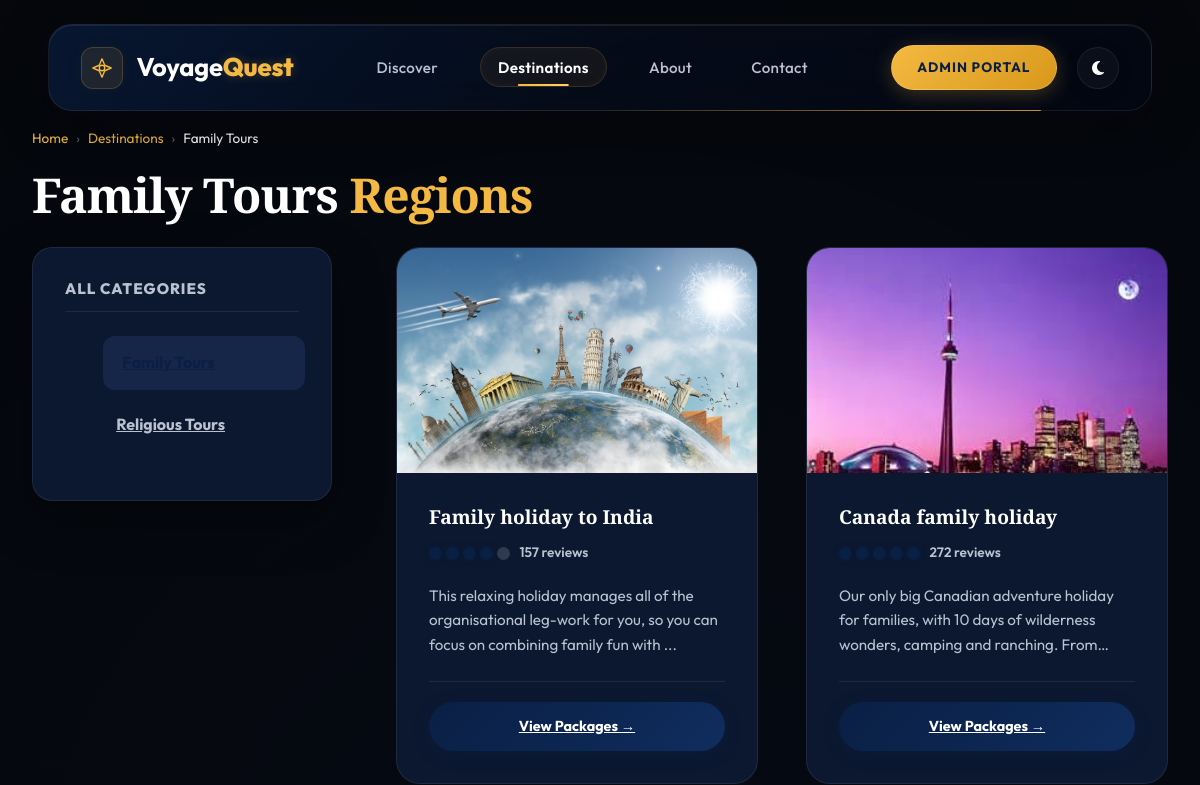
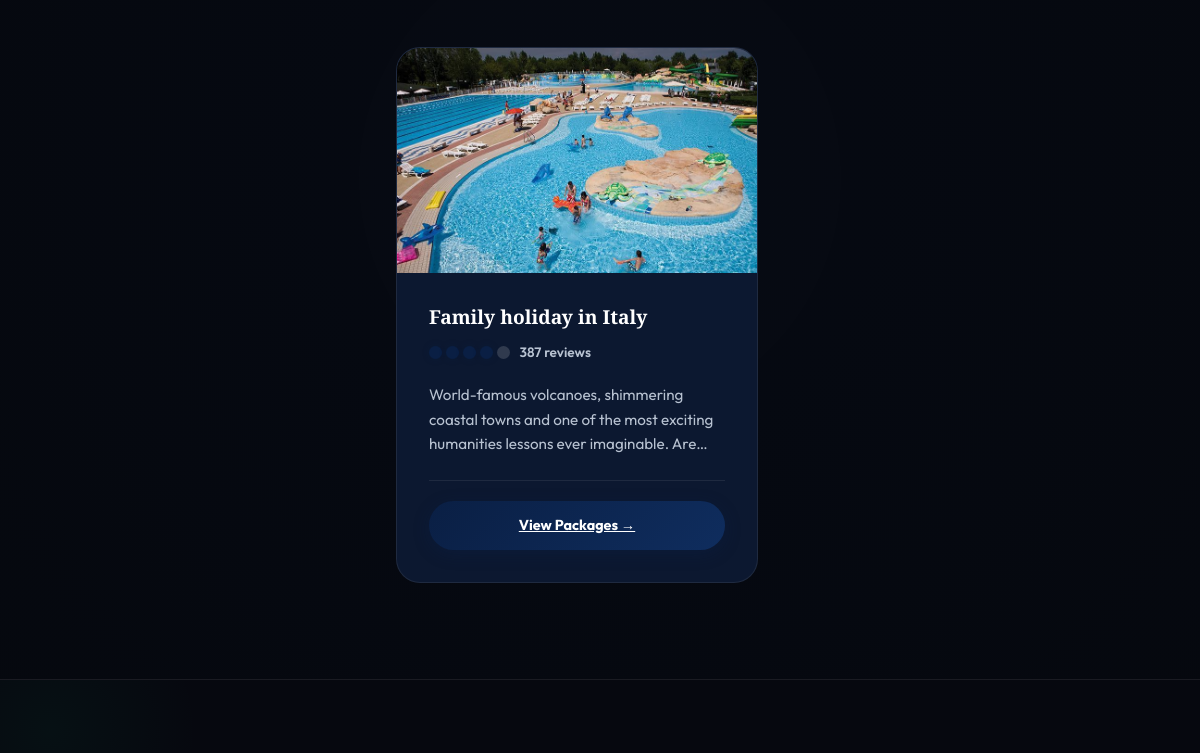
The page /subcat.php?catid=1 (upper part) on the database as committed earlier (2 pictures, top to bottom).
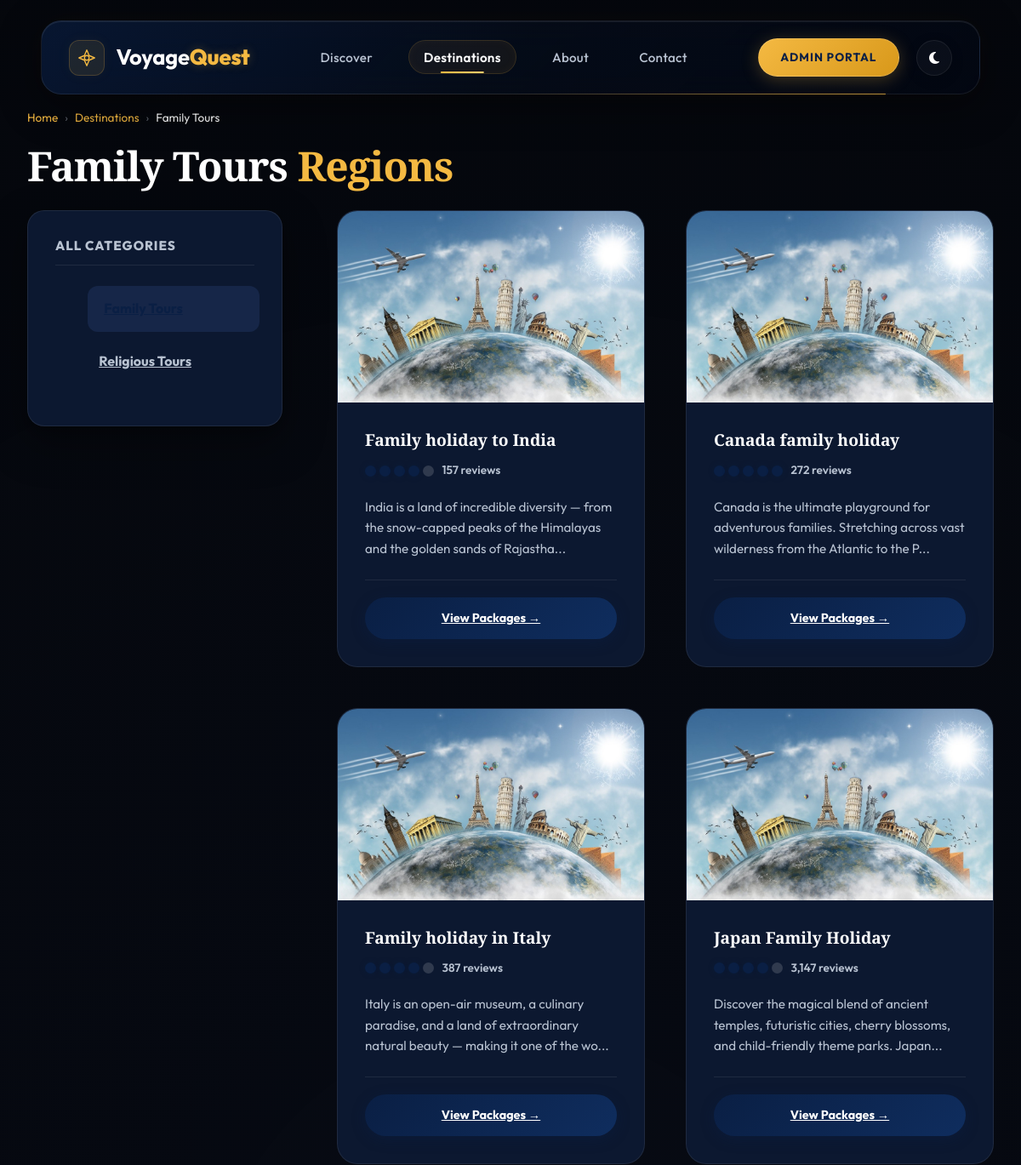
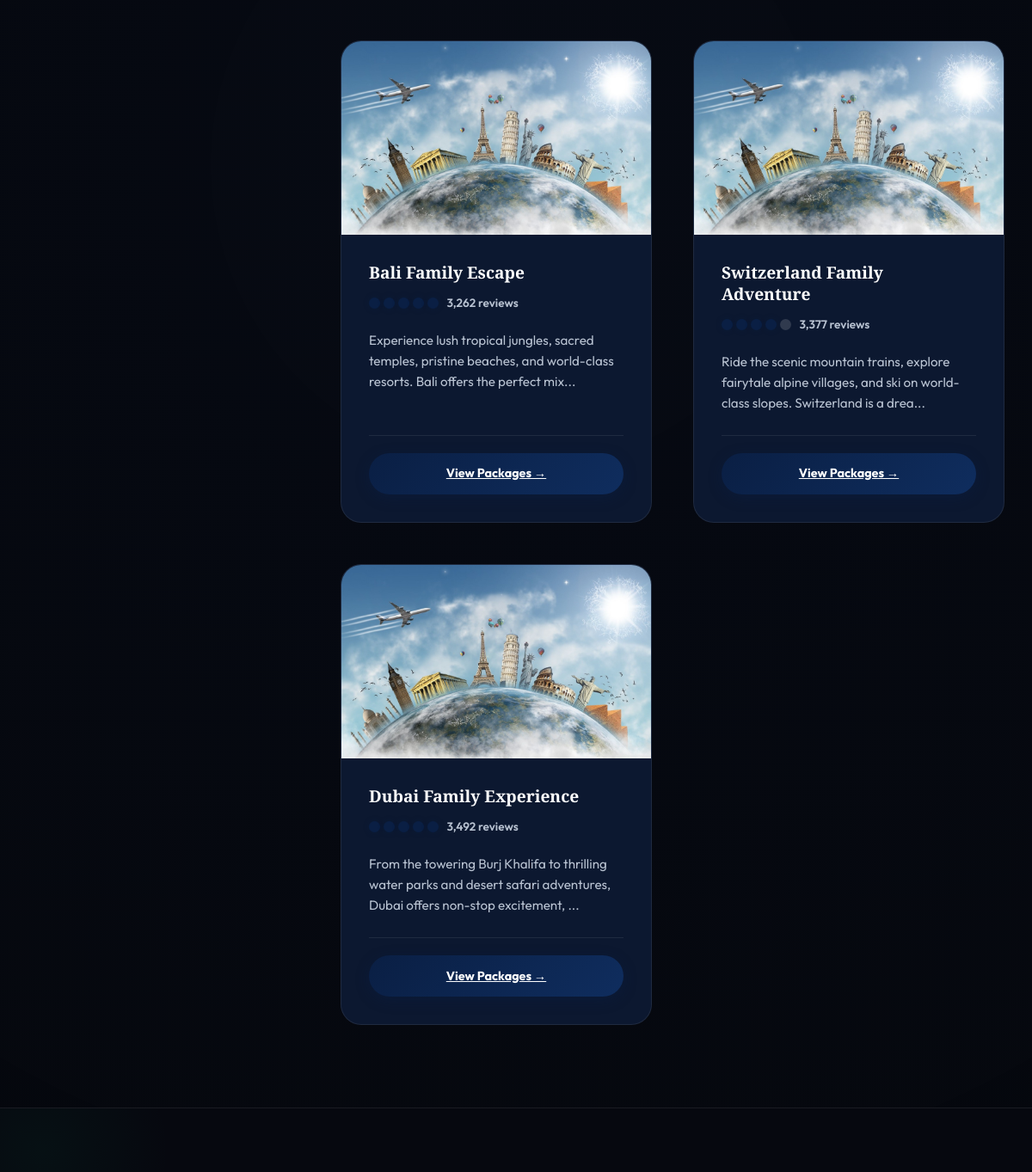
The same page on the database as committed later (2 pictures, top to bottom).
### tables this page shows
CREATE TABLE `category` (
  `Cat_id` int(100) NOT NULL AUTO_INCREMENT,
  `Cat_name` varchar(2000) NOT NULL,
  PRIMARY KEY (`Cat_id`)
);

CREATE TABLE `subcategory` (
  `Subcatid` int(200) NOT NULL AUTO_INCREMENT,
  `Subcatname` varchar(1000) NOT NULL,
  `Catid` int(200) NOT NULL,
  `Pic` varchar(8000) NOT NULL,
  `Detail` varchar(8000) NOT NULL,
  PRIMARY KEY (`Subcatid`)
);

### function.php (called while the page is built, shortened)
<?php
function h($string) {
    return htmlspecialchars($string ?? '', ENT_QUOTES, 'UTF-8');
}
function prepare_query($cn, $sql, $types = '', $params = []) {
    $stmt = mysqli_prepare($cn, $sql);
    if ($types && $params) {
        mysqli_stmt_bind_param($stmt, $types, ...$params);
    }
    mysqli_stmt_execute($stmt);
    return mysqli_stmt_get_result($stmt);
}
?>

### subcat.php (the view, shortened to what this page needs)
<?php
include('function.php');
$catid = isset($_GET["catid"]) ? (int)$_GET["catid"] : 0;
$cat_name = 'Destinations';
if ($catid > 0) {
    $cat_res = prepare_query($cn, "SELECT Cat_name FROM category WHERE Cat_id = ?", "i", [$catid]);
    if ($cat_res && $row = mysqli_fetch_assoc($cat_res)) {
        $cat_name = $row['Cat_name'];
    }
}
$all_cats = mysqli_query($cn, "SELECT Cat_id, Cat_name FROM category ORDER BY Cat_id");
$subcats = [];
if ($catid > 0) {
    $result = prepare_query($cn,
        "SELECT Subcatid, Subcatname, Pic, Detail FROM subcategory WHERE Catid = ? ORDER BY Subcatid",
        "i", [$catid]
    );
    if ($result) {
        while ($row = mysqli_fetch_assoc($result)) {
            $subcats[] = $row;
        }
    }
}
?>
<!DOCTYPE html>
<html lang="en">
<head>
    <link href="https://cdn.jsdelivr.net/npm/bootstrap@5.3.0/dist/css/bootstrap.min.css" rel="stylesheet">
    <link rel="stylesheet" href="css/luxury_travel.css?v=<?php echo filemtime('css/luxury_travel.css'); ?>">
</head>
<body>
<?php include('top.php'); ?>
<main class="ta-container" role="main">
    <nav aria-label="Breadcrumb" style="margin-bottom: 1rem;" data-aos="fade-up">
        <ol style="display:flex;gap:0.5rem;list-style:none;padding:0;margin:0;font-size:0.85rem;color:var(--text-gray);flex-wrap:wrap;">
            <li><a href="index.php" style="color:var(--gold);text-decoration:none;">Home</a></li>
            <li style="opacity:0.5;">›</li>
            <li><a href="category.php" style="color:var(--gold);text-decoration:none;">Destinations</a></li>
            <li style="opacity:0.5;">›</li>
            <li aria-current="page" style="color:var(--text-white);"><?php echo h($cat_name); ?></li>
        </ol>
    </nav>
    <h1 class="ta-section-title" data-aos="fade-up">
        <?php echo h($cat_name); ?> <span>Regions</span>
    </h1>
    <div class="ta-grid-sidebar">
        <aside class="ta-sidebar" data-aos="fade-right" aria-label="Travel categories">
            <h2 class="ta-sidebar-title" style="font-size:0.95rem;">All Categories</h2>
            <ul class="ta-sidebar-menu" role="list">
                <?php while ($cat = mysqli_fetch_assoc($all_cats)): ?>
                <li role="listitem">
                    <a href="subcat.php?catid=<?php echo (int)$cat['Cat_id']; ?>"
                       class="ta-sidebar-link <?php echo ((int)$cat['Cat_id'] === $catid) ? 'active' : ''; ?>"
                       <?php echo ((int)$cat['Cat_id'] === $catid) ? 'aria-current="true"' : ''; ?>>
                        <?php echo h($cat['Cat_name']); ?>
                    </a>
                </li>
                <?php endwhile; ?>
            </ul>
        </aside>
        <div>
            <?php if (empty($subcats)): ?>
            <div class="ta-detail-card" role="status">
                <h3 style="text-align:center;color:var(--text-gray);margin-bottom:1rem;">No regions found in this category.</h3>
                <p style="text-align:center;color:var(--text-gray);">
                    <a href="category.php" class="btn-ta btn-ta-secondary" style="display:inline-block;margin-top:0.5rem;">Browse All Categories</a>
                </p>
            </div>
            <?php else: ?>
            <div class="ta-grid-3">
                <?php foreach ($subcats as $i => $sub):
                    $pseudo_rating  = (($sub['Subcatid'] * 3) % 2 == 0) ? 5 : 4;
                    $pseudo_reviews = number_format(($sub['Subcatid'] * 115) + 42);
                ?>
                <article class="ta-card"
                         data-aos="fade-up"
                         data-aos-delay="<?php echo ($i % 3) * 100; ?>"
                         aria-label="<?php echo h($sub['Subcatname']); ?>">
                    <div class="ta-card-img-wrapper">
                        <img src="Admin/subcatimages/<?php echo h($sub['Pic']); ?>"
                             alt="<?php echo h($sub['Subcatname']); ?>"
                             class="ta-card-img"
                             loading="lazy"
                             onerror="this.src='images/travelimage.jpg'">
                    </div>
                    <div class="ta-card-body">
                        <h2 class="ta-card-title" style="font-size:1.2rem;"><?php echo h($sub['Subcatname']); ?></h2>
                        <div class="rating-container" aria-label="Rating: <?php echo $pseudo_rating; ?> out of 5">
                            <div class="rating-bubbles" aria-hidden="true">
                                <?php for ($j = 1; $j <= 5; $j++): ?>
                                <span class="bubble <?php echo ($j <= $pseudo_rating) ? 'filled' : ''; ?>"></span>
                                <?php endfor; ?>
                            </div>
                            <span class="rating-count"><?php echo $pseudo_reviews; ?> reviews</span>
                        </div>
                        <p class="ta-card-text">
                            <?php echo h(substr($sub['Detail'], 0, 120)) . (strlen($sub['Detail']) > 120 ? '...' : ''); ?>
                        </p>
                        <div class="ta-card-footer">
                            <a href="package.php?subcatid=<?php echo (int)$sub['Subcatid']; ?>"
                               class="btn-ta btn-ta-primary"
                               style="width:100%;"
                               aria-label="View packages in <?php echo h($sub['Subcatname']); ?>">
                                View Packages →
                            </a>
                        </div>
                    </div>
                </article>
                <?php endforeach; ?>
            </div>
            <?php endif; ?>
        </div>
    </div>
</main>
<?php
include('bottom.php');
?>
</body>
</html>

### top.php (shortened to what this page needs)
<?php
$currentPage = basename($_SERVER['PHP_SELF']);
if ($currentPage == 'index.php') {
    $cinematicImage = 'images/classic.jpg';
    $overlayColor   = 'rgba(5, 10, 20, 0.65)';
} elseif ($currentPage == 'category.php') {
    $cinematicImage = 'images/beach2.jpg';
    $overlayColor   = 'rgba(0, 20, 40, 0.68)';
} elseif ($currentPage == 'subcat.php') {
    $catid = isset($_GET['catid']) ? (int)$_GET['catid'] : 0;
} elseif ($currentPage == 'enquiry.php') {
    $cinematicImage = 'images/sl.jpg';
    $overlayColor   = 'rgba(8, 5, 20, 0.72)';
} elseif ($currentPage == 'detail.php' || $currentPage == 'aboutus.php') {
    $cinematicImage = 'images/travelimage.jpg';
    $overlayColor   = 'rgba(8, 8, 16, 0.72)';
}
?>
<header id="mainHeader" role="banner">
    <div class="header-container">
        <a href="index.php" class="logo-container" aria-label="VoyageQuest Home">
            <div class="logo-icon-wrapper">
                <svg class="logo-ta-icon" viewBox="0 0 24 24" fill="none" stroke="currentColor" stroke-width="1.5" stroke-linecap="round" stroke-linejoin="round" xmlns="http://www.w3.org/2000/svg" aria-hidden="true">
                    <polygon points="12 2 15 9 22 12 15 15 12 22 9 15 2 12 9 9" />
                    <circle cx="12" cy="12" r="3" />
                </svg>
            </div>
            <span class="logo-text">Voyage<span class="logo-text-gold">Quest</span></span>
        </a>
        <nav class="nav-menu-wrapper" aria-label="Main navigation">
            <ul class="nav-links">
                <li><a href="index.php" class="nav-item-link <?php echo ($currentPage == 'index.php') ? 'active' : ''; ?>" <?php echo ($currentPage == 'index.php') ? 'aria-current="page"' : ''; ?>>Discover</a></li>
                <li><a href="category.php" class="nav-item-link <?php echo in_array($currentPage, ['category.php','subcat.php','package.php','detail.php','enquiry.php']) ? 'active' : ''; ?>" <?php echo in_array($currentPage, ['category.php','subcat.php','package.php']) ? 'aria-current="page"' : ''; ?>>Destinations</a></li>
                <li><a href="aboutus.php" class="nav-item-link <?php echo ($currentPage == 'aboutus.php') ? 'active' : ''; ?>" <?php echo ($currentPage == 'aboutus.php') ? 'aria-current="page"' : ''; ?>>About</a></li>
                <li><a href="index.php#plan-trip" class="nav-item-link">Contact</a></li>
            </ul>
        </nav>
        <div class="header-actions">
            <a href="Admin/loginform.php" class="btn-ta-login">Admin Portal</a>
            <button id="themeToggleBtn" class="btn-theme-toggle" aria-label="Toggle light/dark theme">
                <i class="fa-solid fa-moon" aria-hidden="true"></i>
            </button>
        </div>
    </div>
</header>
<link href="https://cdn.jsdelivr.net/npm/bootstrap@5.3.0/dist/css/bootstrap.min.css" rel="stylesheet">
<link href="https://cdnjs.cloudflare.com/ajax/libs/aos/2.3.4/aos.css" rel="stylesheet">
<link href="https://cdnjs.cloudflare.com/ajax/libs/font-awesome/6.4.0/css/all.min.css" rel="stylesheet">
<link rel="stylesheet" href="css/luxury_travel.css?v=<?php echo filemtime('css/luxury_travel.css'); ?>">

### bottom.php (shortened to what this page needs)
<footer class="ta-footer" role="contentinfo">
</footer>

Rows that differ between the two databases and show on the page:
changed subcategory "Family holiday to India": Detail "This relaxing holiday manages all of the organisational leg-work for you, so you can focus on combining family fun with" → "India is a land of incredible diversity — from the snow-capped peaks of the Himalayas and the golden sands of Rajastha"
changed subcategory "Canada family holiday": Pic: picture removed, a placeholder shows; Detail "Our only big Canadian adventure holiday for families, with 10 days of wilderness wonders, camping and ranching.…" → "Canada is the ultimate playground for adventurous families. Stretching across vast wilderness from the Atlantic to the P"; now shows "..."
changed subcategory "Family holiday in Italy": Pic: picture removed, a placeholder shows; Detail "World-famous volcanoes, shimmering coastal towns and one of the most exciting humanities lessons ever imaginable.…" → "Italy is an open-air museum, a culinary paradise, and a land of extraordinary natural beauty — making it one of the wo"; now shows "..."
added subcategory: Subcatname "Japan Family Holiday", Subcatid "3,147", Detail "Discover the magical blend of ancient temples, futuristic cities, cherry blossoms, and child-friendly theme parks. Japan"
added subcategory: Subcatname "Bali Family Escape", Subcatid "3,262", Detail "Experience lush tropical jungles, sacred temples, pristine beaches, and world-class resorts. Bali offers the perfect mix"
added subcategory: Subcatname "Switzerland Family Adventure", Subcatid "3,377", Detail "Ride the scenic mountain trains, explore fairytale alpine villages, and ski on world-class slopes. Switzerland is a drea"
added subcategory: Subcatname "Dubai Family Experience", Subcatid "3,492", Detail "From the towering Burj Khalifa to thrilling water parks and desert safari adventures, Dubai offers non-stop excitement,"
